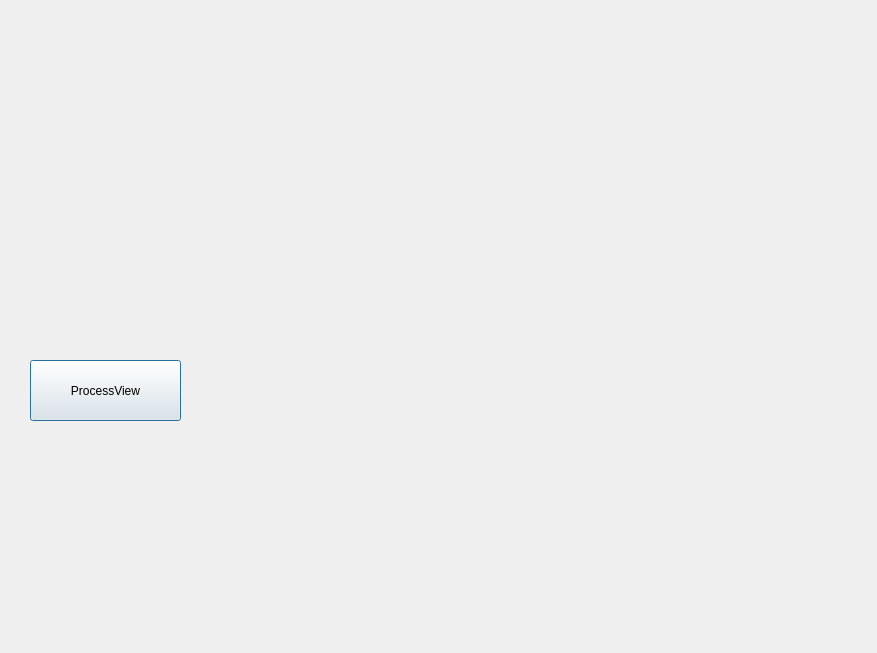
<?xml version="1.0" encoding="UTF-8"?>
<ui version="4.0">
 <class>Dialog</class>
 <widget class="QDialog" name="Dialog">
  <property name="geometry">
   <rect>
    <x>0</x>
    <y>0</y>
    <width>877</width>
    <height>653</height>
   </rect>
  </property>
  <property name="windowTitle">
   <string>Dialog</string>
  </property>
  <widget class="QPushButton" name="PROCESSVIEW">
   <property name="geometry">
    <rect>
     <x>30</x>
     <y>360</y>
     <width>151</width>
     <height>61</height>
    </rect>
   </property>
   <property name="text">
    <string>ProcessView</string>
   </property>
  </widget>
 </widget>
 <resources/>
 <connections/>
</ui>
